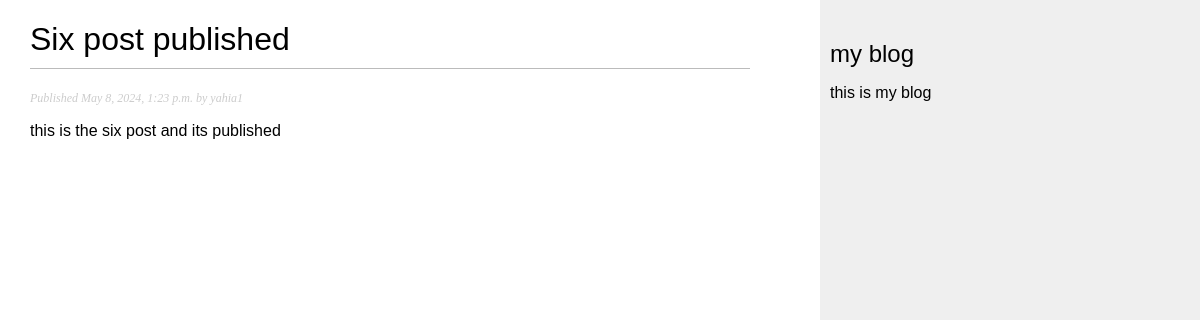
Page /blog/2024/5/8/six-post-published on the committed database.
### blog/models.py (models this page shows, shortened)
class Post(models.Model):
    class Status(models.TextChoices):
        DRAFT = 'DF','Draft'
        PUBLISHED = 'PB','Published'
    title=models.CharField(max_length=250)
    publish=models.DateTimeField(default=timezone.now)
    slug=models.SlugField(max_length=250,unique_for_date='publish')
    author=models.ForeignKey(User,on_delete=models.CASCADE,
                             related_name='blog_posts'
                             )
    body=models.TextField()
    created=models.DateTimeField(auto_now_add=True)
    updated=models.DateTimeField(auto_now=True)
    status=models.CharField(max_length=2,
                        choices=Status.choices,default=Status.DRAFT)
    objects=models.Manager()
    PublishedM=PublishedManager()
    class Meta:
        ordering=['-publish']
        indexes=[
            models.Index(fields=['-publish'])
        ]

### blog/views.py (the view)
# urls.py: path('<int:year>/<int:month>/<int:day>/<slug:post>',views.post_detail,name='post_detail')
def post_detail(request,year,month,day,post):
    post=get_object_or_404(Post,
                          status= Post.Status.PUBLISHED,
                          slug=post,
                          publish__year=year,
                          publish__month=month,
                          publish__day=day
                           )
    return render(request,'blog/post/detail.html',{'post':post})

### blog/templates/blog/post/detail.html (shortened to what this page needs)
{% extends "blog/base.html" %}
{% block content %}
 <h1>{{ post.title }}</h1>
 <p class="date">
 Published {{ post.publish }} by {{ post.author }}
 </p>
 {{ post.body|linebreaks }}
{% endblock %}

### blog/static/css/blog.css (style rules this page uses)
body { margin:0; padding:0; font-family:helvetica, sans-serif; }
h1 { font-weight:normal; border-bottom:1px solid #bbb; padding:0 0 10px 0; }
p.date { color:#ccc; font-family: georgia, serif; font-size: 12px; font-style: italic; }

### rows in the picture
Post: title "Six post published", publish "May 8, 2024, 1:23 p.m.", author "yahia1", body "this is the six post and its published"
